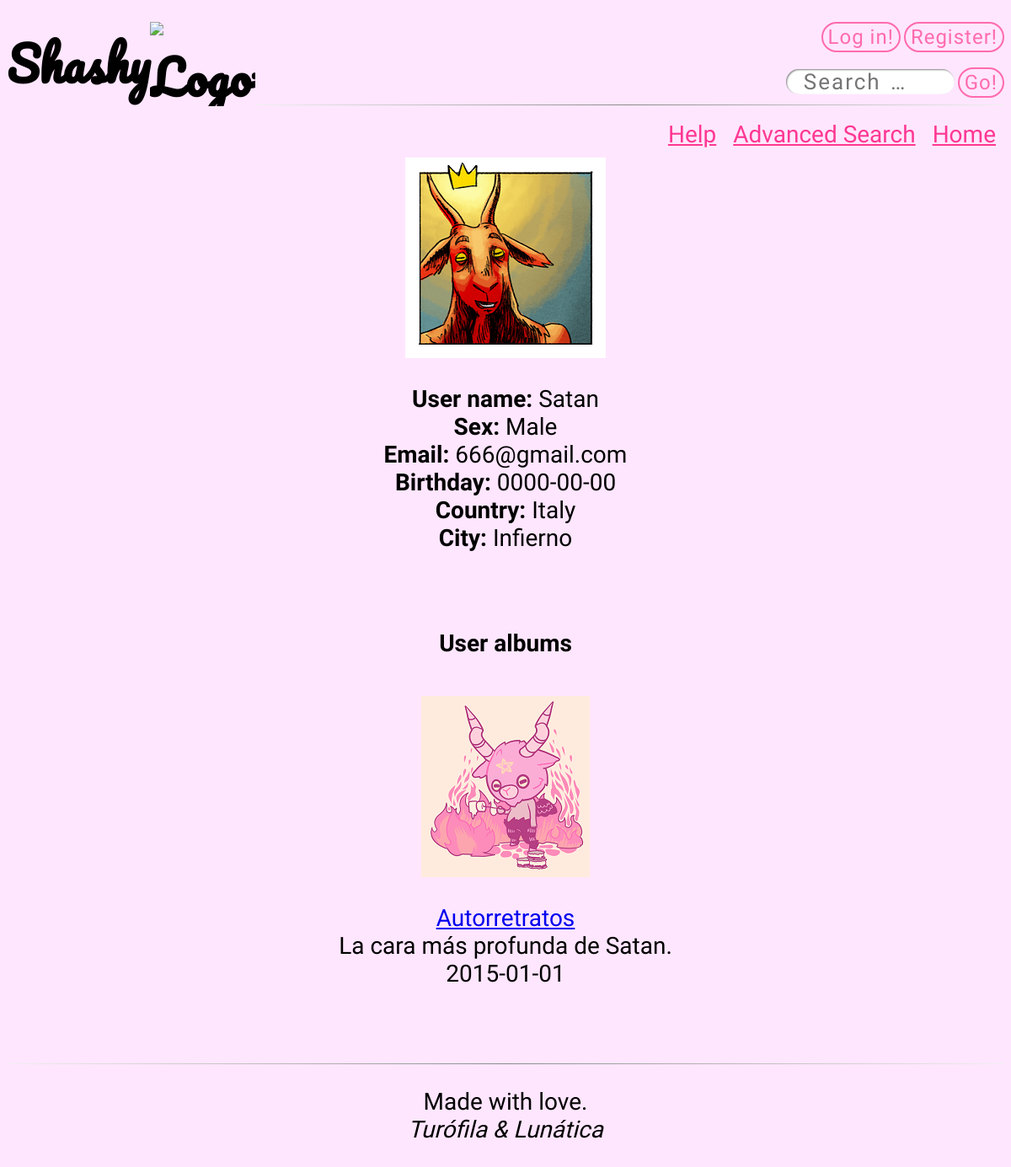
/perfil.php?nombre=Satan, run on the app's committed database.
### tables this page shows
CREATE TABLE `usuario` (
  `IdUsuario` int(11) NOT NULL,
  `NomUsuario` varchar(20) DEFAULT NULL,
  `Clave` varchar(32) DEFAULT NULL,
  `Email` text,
  `Sexo` tinyint(1) DEFAULT NULL,
  `FNacimiento` date DEFAULT NULL,
  `Ciudad` text,
  `Pais` int(11) NOT NULL,
  `Foto` text,
  `FRegistro` date DEFAULT NULL
);

CREATE TABLE `paises` (
  `IdPais` int(11) NOT NULL,
  `NomPais` text
);

CREATE TABLE `albumes` (
  `IdAlbum` int(11) NOT NULL,
  `Titulo` text,
  `Descripcion` text,
  `Fecha` date DEFAULT NULL,
  `Pais` int(11) DEFAULT NULL,
  `Usuario` int(11) DEFAULT NULL,
  `Portada` text
);

### perfil.php (the view, shortened to what this page needs)
<!DOCTYPE html>
<html lang="es">
<?php include("head.php"); ?>
<body>
<br>
<?php include("header.php"); ?>
<section class="principales">
<?php
        $mysqli = @new mysqli('localhost', 'Pepe', 'pepe', 'pibd');
        $sentenciaUsr = 'SELECT IdUsuario, NomUsuario, Email, Sexo, FNacimiento, Ciudad, Pais, Foto FROM usuario WHERE NomUsuario="' . $_GET['nombre'] . '"';
        if(!($resultadoUsr = $mysqli->query($sentenciaUsr))) {
            echo "<p>Error al ejecutar la sentencia <b>$sentencia</b>: ". $mysqli->error;
            echo "</p>";
            exit;
        }
        $dataUsr = mysqli_fetch_assoc($resultadoUsr);
        $sentenciaPais = 'SELECT NomPais FROM paises WHERE IdPais="' . $dataUsr['Pais'] . '"';
        if(!($resultadoPais = $mysqli->query($sentenciaPais))) {
            echo "<p>Error al ejecutar la sentencia <b>$sentenciaPais</b>: ". $mysqli->error;
            echo "</p>";
            exit;
        }
        $nombreP = mysqli_fetch_assoc($resultadoPais);
        if($dataUsr['Sexo']=='1'){
            $sexo='Male';
        }
        $sentencia = 'SELECT IdAlbum, Titulo, Descripcion, Fecha, Portada FROM albumes where Usuario="' . $dataUsr['IdUsuario'] . '"';
        if(!($resultado = $mysqli->query($sentencia))) {
            echo "<p>Error al ejecutar la sentencia <b>$sentencia</b>: ". $mysqli->error;
            echo "</p>";
            exit;
        }
        echo "<img  src='" . $dataUsr['Foto'] . "' alt='" . $dataUsr['NomUsuario'] . "'><br>";
        echo "<p><b>User name:</b> " . $dataUsr['NomUsuario'] . "<br>";
        echo "<b>Sex:</b> " . $sexo . "<br>";
        echo "<b>Email:</b> " . $dataUsr['Email'] . "<br>";
        echo "<b>Birthday:</b> " . $dataUsr['FNacimiento'] . "<br>";
        echo "<b>Country:</b> " . $nombreP['NomPais'] . "<br>";
        echo "<b>City:</b> " . $dataUsr['Ciudad'] . "</p><br><br>";
        echo '<section class="principales"><p><b>User albums</b></p><br>';
        while($fila = $resultado->fetch_assoc()) {
            echo '<img src='. $fila['Portada'] .'><br>';
            echo '<p><a href="veralbum.php?idAlbum=' . $fila['IdAlbum'] . '">' . $fila['Titulo'] . '</a><br>';
            echo  $fila['Descripcion'];
            echo '<br>' . $fila['Fecha'] . '</br></p></section>';
            }
    ?>
    </section>
</body>
<br><br><br>
<?php include("footer.php"); ?>
</html>

### PlantillaEstilo.css (style rules this page uses)
body { background-color: #ffe6ff; }
p { font-family: 'Amatic SC', cursive; font-size: 28px; }
section { text-align: right; }
.principales { text-align: center; }

### data on the page
usuario: Foto (picture), NomUsuario "Satan", Sexo "Male", Email "666@gmail.com", FNacimiento "0000-00-00", Ciudad "Infierno"
paises: NomPais "Italy"
albumes: Portada (picture), Titulo "Autorretratos", Descripcion "La cara más profunda de Satan.", Fecha "2015-01-01"
